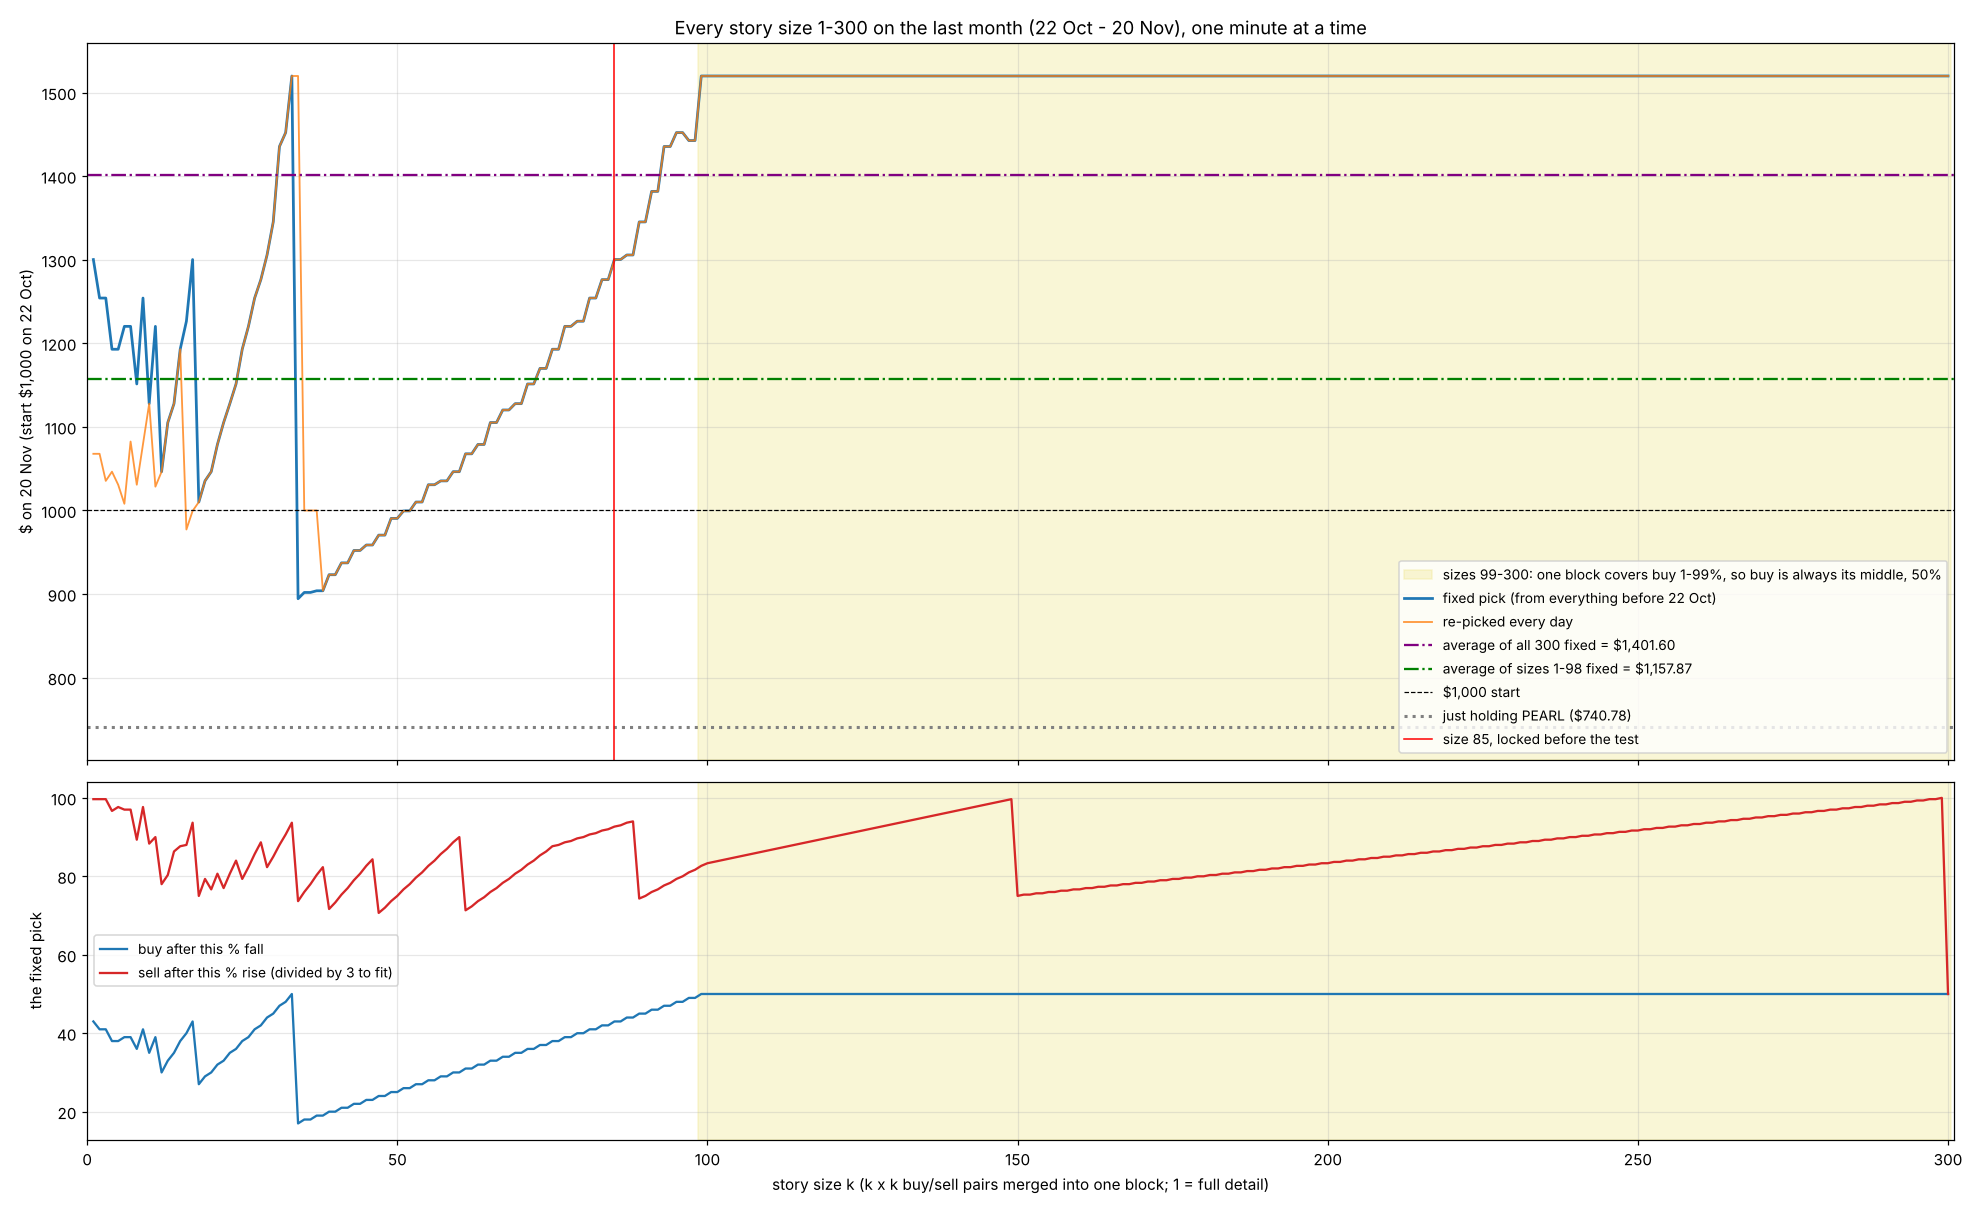

The Python source for this figure:
#!/usr/bin/env python3
"""Full 1-300 graph of all_stories.csv: end value per story size, the averages, and each size's pick.

    python3 spikes/all_stories_full_graph.py   -> spikes/all_stories_full_graph.png
"""
import os

import matplotlib
matplotlib.use("Agg")
import matplotlib.pyplot as plt  # noqa: E402
import pandas as pd  # noqa: E402

HERE = os.path.dirname(os.path.abspath(__file__))
r = pd.read_csv(os.path.join(HERE, "all_stories.csv"))
f, a = r[r.version == "fixed"].reset_index(drop=True), r[r.version == "adaptive"].reset_index(drop=True)
buy = f["first_pick"].str.split("/").str[0].str.rstrip("%").astype(int)
sell = f["first_pick"].str.split("/").str[1].str.rstrip("%").astype(int)
hold = 740.78
avg_all, avg_98 = f["end_$"].mean(), f[f.story_size <= 98]["end_$"].mean()

fig, (a1, a2) = plt.subplots(2, 1, figsize=(18, 11), sharex=True, gridspec_kw={"height_ratios": [2, 1]})
a1.axvspan(98.5, 300.5, color="khaki", alpha=0.35, label="sizes 99-300: one block covers buy 1-99%, so buy is always its middle, 50%")
a1.plot(f.story_size, f["end_$"], lw=1.8, label="fixed pick (from everything before 22 Oct)")
a1.plot(a.story_size, a["end_$"], lw=1.2, alpha=0.8, label="re-picked every day")
a1.axhline(avg_all, color="purple", ls="-.", label=f"average of all 300 fixed = \\${avg_all:,.2f}")
a1.axhline(avg_98, color="green", ls="-.", label=f"average of sizes 1-98 fixed = \\${avg_98:,.2f}")
a1.axhline(1000, color="black", ls="--", lw=0.8, label="\\$1,000 start")
a1.axhline(hold, color="grey", ls=":", lw=2, label=f"just holding PEARL (\\${hold:,.2f})")
a1.axvline(85, color="red", lw=1, label="size 85, locked before the test")
a1.set_ylabel("\\$ on 20 Nov (start \\$1,000 on 22 Oct)")
a1.set_title("Every story size 1-300 on the last month (22 Oct - 20 Nov), one minute at a time")
a1.legend(fontsize=9, loc="lower right")
a1.grid(alpha=0.3)
a2.axvspan(98.5, 300.5, color="khaki", alpha=0.35)
a2.plot(f.story_size, buy, color="tab:blue", label="buy after this % fall")
a2.plot(f.story_size, sell / 3, color="tab:red", label="sell after this % rise (divided by 3 to fit)")
a2.set_xlabel("story size k (k x k buy/sell pairs merged into one block; 1 = full detail)")
a2.set_ylabel("the fixed pick")
a2.legend(fontsize=9)
a2.grid(alpha=0.3)
a2.set_xlim(0, 301)
fig.tight_layout()
fig.savefig(os.path.join(HERE, "all_stories_full_graph.png"), dpi=110)
print(f"averages: all 300 = {avg_all:,.2f}, sizes 1-98 = {avg_98:,.2f}")
print("sizes 99-300 picks:", sorted(f[f.story_size >= 99]["first_pick"].unique())[:5], "... all buy 50%:",
      (buy[f.story_size >= 99] == 50).all(), "| their end $:", f[f.story_size >= 99]["end_$"].unique())
